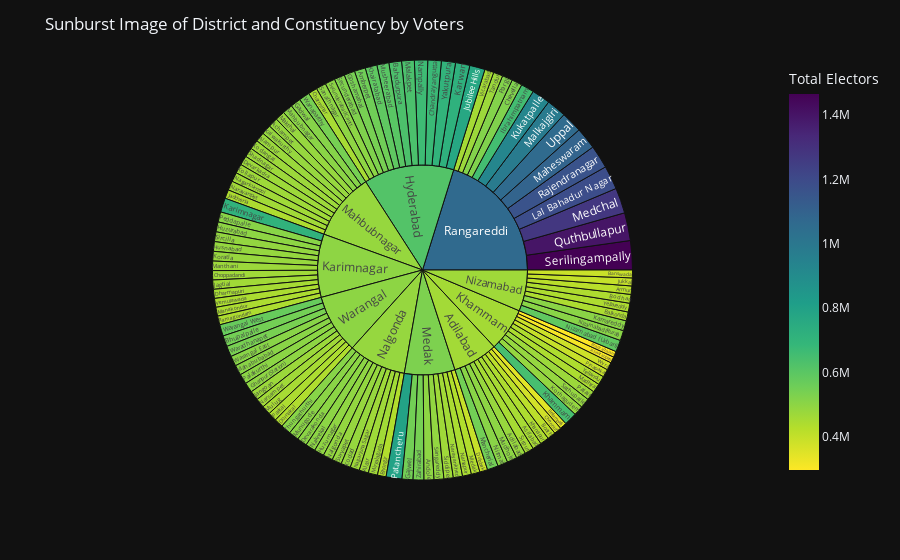

The code cell stored with this chart in its notebook:
### Code cell
dt_con_vt=df[['District','Constituency','Total Electors']]
fig = px.sunburst(dt_con_vt, path=['District','Constituency'], values='Total Electors',
                  color='Total Electors',
                  color_continuous_scale='viridis_r')
fig.update_layout(title_text='Sunburst Image of District and Constituency by Voters',template='plotly_dark')
fig.show()

### Figure 1 — Plotly figure (JSON) as saved in the notebook; plotly's stock layout.template omitted (floating-point values rounded to 4 significant figures; data arrays with more than 128 entries replaced by an {"elided": "..."} marker saying what was removed)
{"data": [{"branchvalues": "total", "customdata": {"elided": "129x1 float values"}, "domain": {"x": [0, 1], "y": [0, 1]}, "hovertemplate": "labels=%{label}<br>Total Electors_sum=%{value}<br>parent=%{parent}<br>id=%{id}<br>Total Electors=%{color}<extra></extra>", "ids": {"elided": "129 str values"}, "labels": {"elided": "129 str values"}, "marker": {"coloraxis": "coloraxis", "colors": {"elided": "129 float values"}}, "name": "", "parents": {"elided": "129 str values"}, "type": "sunburst", "values": {"elided": "129 int values"}}], "layout": {"coloraxis": {"colorbar": {"title": {"text": "Total Electors"}}, "colorscale": [[0, "#fde725"], [0.1111, "#b5de2b"], [0.2222, "#6ece58"], [0.3333, "#35b779"], [0.4444, "#1f9e89"], [0.5556, "#26828e"], [0.6667, "#31688e"], [0.7778, "#3e4989"], [0.8889, "#482878"], [1, "#440154"]]}, "legend": {"tracegroupgap": 0}, "margin": {"t": 60}, "title": {"text": "Sunburst Image of District and Constituency by Voters"}}}
